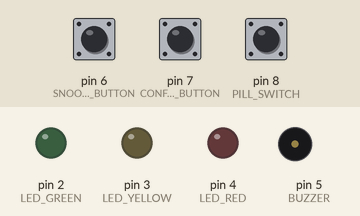
Recording of a sketch running on a simulated Arduino Uno, built with avr-gcc and run on an emulated ATmega328P. Shown: output pins drawn as LEDs (lit = HIGH), buzzer (waves = sounding, pin HIGH). The test bench sets the inputs (shaded band); at power-on: pin 6 (SNOOZE_BUTTON) HIGH, pin 7 (CONFIRM_BUTTON) HIGH, pin 8 (PILL_SWITCH) HIGH. The local clock reads 2024-03-15 10:24:30 at power-on unless the sketch sets it; what the sketch prints to the serial monitor is not drawn.

Above: at 1.2 s.
Timing chart, 0 to 4.9 s (numbered marks = the images above):
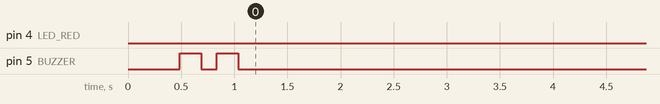

Measured:
- by itself, pin 4 (LED_RED): LOW → HIGH at 10.3 s, → LOW 1.1 s later, → HIGH 0.80 s later, → LOW 0.80 s later, … (149 changes in this stretch)
- by itself, pin 5 (BUZZER): goes LOW 0.15 s, HIGH 0.20 s, LOW 9.5 s, 148 × (HIGH 0.40 s, LOW 0.40 s), HIGH 0.40 s, then LOW
- by itself, everything shown: repeats every 1.6 s, in 6 steps

The sketch:

sketch.ino
```cpp
/*
 * ============================================================
 *  Smart Pill Reminder – WOKWI SIMULATION (Arduino Uno)
 *  No WiFi/Blynk/ThingSpeak – pure logic simulation
 *  RTC starts at 07:59:50 → morning reminder fires in ~10s
 * ============================================================
 */

#include <Wire.h>
#include <RTClib.h>

// ── Pins (Arduino Uno) ───────────────────────────────────────
#define BUZZER          5   // D5
#define LED_RED         4   // D4 – Morning
#define LED_YELLOW      3   // D3 – Afternoon
#define LED_GREEN       2   // D2 – Evening
#define PILL_SWITCH     8   // D8 – Pill box lid (blue button)
#define CONFIRM_BUTTON  7   // D7 – Confirm taken (green button)
#define SNOOZE_BUTTON   6   // D6 – Snooze (yellow button)

// ── Schedule ─────────────────────────────────────────────────
const int PILL_COUNT = 3;
const int PILL_HOUR[PILL_COUNT]   = {  8, 13, 20 };
const int PILL_MINUTE[PILL_COUNT] = {  0,  0,  0 };
const char* PILL_NAME[]           = { "Morning", "Afternoon", "Evening" };
const int   PILL_LED[]            = { LED_RED, LED_YELLOW, LED_GREEN };

#define REMINDER_WINDOW_MS  (5UL * 60 * 1000)
#define SNOOZE_MINUTES      10
#define MAX_SNOOZE_COUNT     3
#define BUZZER_ON_MS        400
#define BUZZER_OFF_MS       400

// ── State ────────────────────────────────────────────────────
RTC_DS3231 rtc;

bool pillTaken[PILL_COUNT]   = { false, false, false };
bool pillMissed[PILL_COUNT]  = { false, false, false };
int  snoozeExtra[PILL_COUNT] = { 0, 0, 0 };
int  snoozeCount[PILL_COUNT] = { 0, 0, 0 };

bool          reminderActive = false;
int           activePill     = -1;
unsigned long reminderStart  = 0;
int           lastResetDay   = -1;

// ── Helpers ──────────────────────────────────────────────────
void allOff() {
    digitalWrite(BUZZER,     LOW);
    digitalWrite(LED_RED,    LOW);
    digitalWrite(LED_YELLOW, LOW);
    digitalWrite(LED_GREEN,  LOW);
}

void beep(int n) {
    for (int i = 0; i < n; i++) {
        digitalWrite(BUZZER, HIGH); delay(200);
        digitalWrite(BUZZER, LOW);  delay(150);
    }
}

// ── Core ─────────────────────────────────────────────────────
void triggerReminder(int idx) {
    activePill     = idx;
    reminderActive = true;
    reminderStart  = millis();
    digitalWrite(PILL_LED[idx], HIGH);

    Serial.println();
    Serial.print(F("[REMINDER] >>> "));
    Serial.print(PILL_NAME[idx]);
    Serial.println(F(" pill time! <<<"));
    Serial.print(F("[INFO] Snoozes left: "));
    Serial.println(MAX_SNOOZE_COUNT - snoozeCount[idx]);
}

void confirmPillTaken() {
    pillTaken[activePill] = true;
    reminderActive = false;
    allOff();
    beep(3);

    Serial.print(F("[CONFIRM] "));
    Serial.print(PILL_NAME[activePill]);
    Serial.println(F(" pill TAKEN. Good job!"));
    activePill = -1;
}

void snoozeReminder() {
    if (snoozeCount[activePill] >= MAX_SNOOZE_COUNT) {
        Serial.println(F("[SNOOZE] Max snoozes reached – marking as missed."));
        pillMissed[activePill] = true;
        allOff();
        reminderActive = false;
        Serial.print(F("[ALERT]  MISSED: "));
        Serial.println(PILL_NAME[activePill]);
        activePill = -1;
        return;
    }

    snoozeCount[activePill]++;
    snoozeExtra[activePill] += SNOOZE_MINUTES;
    reminderActive = false;
    allOff();

    Serial.print(F("[SNOOZE]  "));
    Serial.print(PILL_NAME[activePill]);
    Serial.print(F(" snoozed. ("));
    Serial.print(MAX_SNOOZE_COUNT - snoozeCount[activePill]);
    Serial.println(F(" left)"));
    activePill = -1;
}

void checkSchedule() {
    DateTime now = rtc.now();
    for (int i = 0; i < PILL_COUNT; i++) {
        if (pillTaken[i] || pillMissed[i]) continue;

        int h = PILL_HOUR[i];
        int m = PILL_MINUTE[i] + snoozeExtra[i];
        h += m / 60;
        m  = m % 60;

        if (now.hour() == h && now.minute() == m) {
            triggerReminder(i);
            return;
        }
    }
}

void resetDaily() {
    Serial.println(F("[SYSTEM] New day – resetting states."));
    for (int i = 0; i < PILL_COUNT; i++) {
        pillTaken[i]  = false;
        pillMissed[i] = false;
        snoozeExtra[i]= 0;
        snoozeCount[i]= 0;
    }
    reminderActive = false;
    activePill = -1;
    allOff();
}

// ── Setup ────────────────────────────────────────────────────
void setup() {
    Serial.begin(9600);
    delay(200);

    pinMode(BUZZER,         OUTPUT);
    pinMode(LED_RED,        OUTPUT);
    pinMode(LED_YELLOW,     OUTPUT);
    pinMode(LED_GREEN,      OUTPUT);
    pinMode(PILL_SWITCH,    INPUT_PULLUP);
    pinMode(CONFIRM_BUTTON, INPUT_PULLUP);
    pinMode(SNOOZE_BUTTON,  INPUT_PULLUP);
    allOff();

    Wire.begin();
    if (!rtc.begin()) {
        Serial.println(F("[RTC] ERROR: DS3231 not found!"));
        while (1);
    }

    // Set time to 07:59:50 → morning reminder fires in ~10 seconds
    rtc.adjust(DateTime(2026, 5, 21, 7, 59, 50));

    Serial.println(F("========================================"));
    Serial.println(F("  Smart Pill Reminder - SIMULATION"));
    Serial.println(F("  Board: Arduino Uno"));
    Serial.println(F("========================================"));
    Serial.println(F("[INFO] Morning reminder fires in ~10 sec"));
    Serial.println(F("[INFO] Buttons:"));
    Serial.println(F("       BLUE   = Pill Box opened"));
    Serial.println(F("       GREEN  = Confirm taken"));
    Serial.println(F("       YELLOW = Snooze (max 3x)"));
    Serial.println(F("========================================"));

    beep(2);
}

// ── Loop ─────────────────────────────────────────────────────
void loop() {
    DateTime now = rtc.now();

    if (now.day() != lastResetDay) {
        resetDaily();
        lastResetDay = now.day();
    }

    if (reminderActive) {
        digitalWrite(BUZZER, HIGH);
        delay(BUZZER_ON_MS);
        digitalWrite(BUZZER, LOW);
        delay(BUZZER_OFF_MS);
        digitalWrite(PILL_LED[activePill],
                     !digitalRead(PILL_LED[activePill]));

        if (digitalRead(PILL_SWITCH) == LOW) {
            delay(50);
            if (digitalRead(PILL_SWITCH) == LOW) {
                Serial.println(F("[EVENT] Pill box opened."));
                confirmPillTaken();
                return;
            }
        }
        if (digitalRead(CONFIRM_BUTTON) == LOW) {
            delay(50);
            if (digitalRead(CONFIRM_BUTTON) == LOW) {
                Serial.println(F("[EVENT] Confirm button pressed."));
                confirmPillTaken();
                return;
            }
        }
        if (digitalRead(SNOOZE_BUTTON) == LOW) {
            delay(50);
            if (digitalRead(SNOOZE_BUTTON) == LOW) {
                Serial.println(F("[EVENT] Snooze button pressed."));
                snoozeReminder();
                return;
            }
        }

        if (millis() - reminderStart >= REMINDER_WINDOW_MS) {
            pillMissed[activePill] = true;
            allOff();
            reminderActive = false;
            Serial.print(F("[ALERT]  MISSED: "));
            Serial.println(PILL_NAME[activePill]);
            activePill = -1;
        }

    } else {
        checkSchedule();
        delay(300);
    }
}
```
